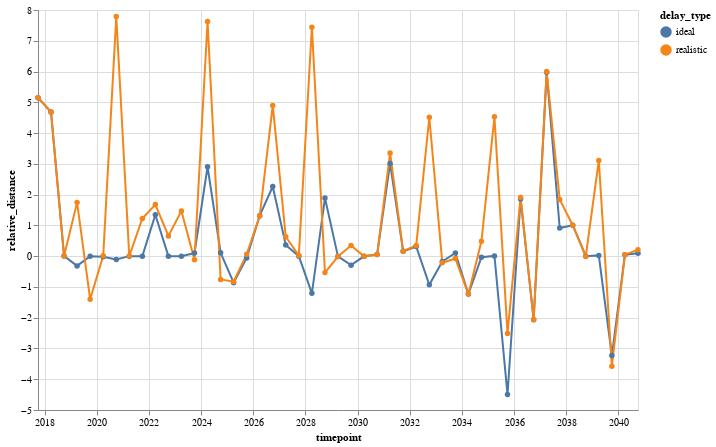

Write notebook code for a chart like this one.
### Code cell
alt.Chart(distances_relative_to_no_delay).mark_line(point=True).encode(
    x="timepoint:T",
    y="relative_distance:Q",
    color="delay_type:N",
    tooltip=["timepoint:T", "delay_type:N", "relative_distance:Q"],
).properties(
    width=600,
    height=400,
)

### Figure 1 — Vega-Lite specification as saved in the notebook (floating-point values rounded to 4 significant figures)
{"config": {"view": {"continuousWidth": 400, "continuousHeight": 300}}, "data": {"name": "data-c6c06d8a8bfe1377f6f8a26bce7c2847"}, "mark": {"type": "line", "point": true}, "encoding": {"color": {"field": "delay_type", "type": "nominal"}, "tooltip": [{"field": "timepoint", "type": "temporal"}, {"field": "delay_type", "type": "nominal"}, {"field": "relative_distance", "type": "quantitative"}], "x": {"field": "timepoint", "type": "temporal"}, "y": {"field": "relative_distance", "type": "quantitative"}}, "height": 400, "width": 600, "$schema": "https://vega.github.io/schema/vega-lite/v4.17.0.json", "datasets": {"data-c6c06d8a8bfe1377f6f8a26bce7c2847": [{"timepoint": "2017-10-01T00:00:00", "delay_type": "ideal", "relative_distance": 5.151}, {"timepoint": "2018-04-01T00:00:00", "delay_type": "ideal", "relative_distance": 4.685}, {"timepoint": "2018-10-01T00:00:00", "delay_type": "ideal", "relative_distance": 0.003812}, {"timepoint": "2019-04-01T00:00:00", "delay_type": "ideal", "relative_distance": -0.3163}, {"timepoint": "2019-10-01T00:00:00", "delay_type": "ideal", "relative_distance": -0.0004911}, {"timepoint": "2020-04-01T00:00:00", "delay_type": "ideal", "relative_distance": -0.01934}, {"timepoint": "2020-10-01T00:00:00", "delay_type": "ideal", "relative_distance": -0.1098}, {"timepoint": "2021-04-01T00:00:00", "delay_type": "ideal", "relative_distance": -9.346e-05}, {"timepoint": "2021-10-01T00:00:00", "delay_type": "ideal", "relative_distance": 0.0}, {"timepoint": "2022-04-01T00:00:00", "delay_type": "ideal", "relative_distance": 1.345}, {"timepoint": "2022-10-01T00:00:00", "delay_type": "ideal", "relative_distance": 0.0}, {"timepoint": "2023-04-01T00:00:00", "delay_type": "ideal", "relative_distance": 0.0}, {"timepoint": "2023-10-01T00:00:00", "delay_type": "ideal", "relative_distance": 0.1005}, {"timepoint": "2024-04-01T00:00:00", "delay_type": "ideal", "relative_distance": 2.906}, {"timepoint": "2024-10-01T00:00:00", "delay_type": "ideal", "relative_distance": 0.1098}, {"timepoint": "2025-04-01T00:00:00", "delay_type": "ideal", "relative_distance": -0.8648}, {"timepoint": "2025-10-01T00:00:00", "delay_type": "ideal", "relative_distance": -0.05652}, {"timepoint": "2026-04-01T00:00:00", "delay_type": "ideal", "relative_distance": 1.315}, {"timepoint": "2026-10-01T00:00:00", "delay_type": "ideal", "relative_distance": 2.263}, {"timepoint": "2027-04-01T00:00:00", "delay_type": "ideal", "relative_distance": 0.3626}, {"timepoint": "2027-10-01T00:00:00", "delay_type": "ideal", "relative_distance": -1.907e-05}, {"timepoint": "2028-04-01T00:00:00", "delay_type": "ideal", "relative_distance": -1.208}, {"timepoint": "2028-10-01T00:00:00", "delay_type": "ideal", "relative_distance": 1.887}, {"timepoint": "2029-04-01T00:00:00", "delay_type": "ideal", "relative_distance": -0.009725}, {"timepoint": "2029-10-01T00:00:00", "delay_type": "ideal", "relative_distance": -0.2922}, {"timepoint": "2030-04-01T00:00:00", "delay_type": "ideal", "relative_distance": -0.005614}, {"timepoint": "2030-10-01T00:00:00", "delay_type": "ideal", "relative_distance": 0.0522}, {"timepoint": "2031-04-01T00:00:00", "delay_type": "ideal", "relative_distance": 3.015}, {"timepoint": "2031-10-01T00:00:00", "delay_type": "ideal", "relative_distance": 0.1585}, {"timepoint": "2032-04-01T00:00:00", "delay_type": "ideal", "relative_distance": 0.311}, {"timepoint": "2032-10-01T00:00:00", "delay_type": "ideal", "relative_distance": -0.9278}, {"timepoint": "2033-04-01T00:00:00", "delay_type": "ideal", "relative_distance": -0.1726}, {"timepoint": "2033-10-01T00:00:00", "delay_type": "ideal", "relative_distance": 0.1034}, {"timepoint": "2034-04-01T00:00:00", "delay_type": "ideal", "relative_distance": -1.23}, {"timepoint": "2034-10-01T00:00:00", "delay_type": "ideal", "relative_distance": -0.03589}, {"timepoint": "2035-04-01T00:00:00", "delay_type": "ideal", "relative_distance": 0.007087}, {"timepoint": "2035-10-01T00:00:00", "delay_type": "ideal", "relative_distance": -4.497}, {"timepoint": "2036-04-01T00:00:00", "delay_type": "ideal", "relative_distance": 1.859}, {"timepoint": "2036-10-01T00:00:00", "delay_type": "ideal", "relative_distance": -2.066}, {"timepoint": "2037-04-01T00:00:00", "delay_type": "ideal", "relative_distance": 5.98}, {"timepoint": "2037-10-01T00:00:00", "delay_type": "ideal", "relative_distance": 0.9151}, {"timepoint": "2038-04-01T00:00:00", "delay_type": "ideal", "relative_distance": 1.006}, {"timepoint": "2038-10-01T00:00:00", "delay_type": "ideal", "relative_distance": 0.000433}, {"timepoint": "2039-04-01T00:00:00", "delay_type": "ideal", "relative_distance": 0.02372}, {"timepoint": "2039-10-01T00:00:00", "delay_type": "ideal", "relative_distance": -3.23}, {"timepoint": "2040-04-01T00:00:00", "delay_type": "ideal", "relative_distance": 0.0458}, {"timepoint": "2040-10-01T00:00:00", "delay_type": "ideal", "relative_distance": 0.09415}, {"timepoint": "2017-10-01T00:00:00", "delay_type": "realistic", "relative_distance": 5.151}, {"timepoint": "2018-04-01T00:00:00", "delay_type": "realistic", "relative_distance": 4.685}, {"timepoint": "2018-10-01T00:00:00", "delay_type": "realistic", "relative_distance": 0.005311}, {"timepoint": "2019-04-01T00:00:00", "delay_type": "realistic", "relative_distance": 1.748}, {"timepoint": "2019-10-01T00:00:00", "delay_type": "realistic", "relative_distance": -1.399}, {"timepoint": "2020-04-01T00:00:00", "delay_type": "realistic", "relative_distance": 0.01026}, {"timepoint": "2020-10-01T00:00:00", "delay_type": "realistic", "relative_distance": 7.788}, {"timepoint": "2021-04-01T00:00:00", "delay_type": "realistic", "relative_distance": 0.002253}, {"timepoint": "2021-10-01T00:00:00", "delay_type": "realistic", "relative_distance": 1.225}, {"timepoint": "2022-04-01T00:00:00", "delay_type": "realistic", "relative_distance": 1.675}, {"timepoint": "2022-10-01T00:00:00", "delay_type": "realistic", "relative_distance": 0.6556}, {"timepoint": "2023-04-01T00:00:00", "delay_type": "realistic", "relative_distance": 1.468}, {"timepoint": "2023-10-01T00:00:00", "delay_type": "realistic", "relative_distance": -0.1172}, {"timepoint": "2024-04-01T00:00:00", "delay_type": "realistic", "relative_distance": 7.625}, {"timepoint": "2024-10-01T00:00:00", "delay_type": "realistic", "relative_distance": -0.7559}, {"timepoint": "2025-04-01T00:00:00", "delay_type": "realistic", "relative_distance": -0.8312}, {"timepoint": "2025-10-01T00:00:00", "delay_type": "realistic", "relative_distance": 0.05882}, {"timepoint": "2026-04-01T00:00:00", "delay_type": "realistic", "relative_distance": 1.304}, {"timepoint": "2026-10-01T00:00:00", "delay_type": "realistic", "relative_distance": 4.9}, {"timepoint": "2027-04-01T00:00:00", "delay_type": "realistic", "relative_distance": 0.6309}, {"timepoint": "2027-10-01T00:00:00", "delay_type": "realistic", "relative_distance": 0.02185}, {"timepoint": "2028-04-01T00:00:00", "delay_type": "realistic", "relative_distance": 7.441}, {"timepoint": "2028-10-01T00:00:00", "delay_type": "realistic", "relative_distance": -0.535}, {"timepoint": "2029-04-01T00:00:00", "delay_type": "realistic", "relative_distance": -0.01175}, {"timepoint": "2029-10-01T00:00:00", "delay_type": "realistic", "relative_distance": 0.3459}, {"timepoint": "2030-04-01T00:00:00", "delay_type": "realistic", "relative_distance": -0.005614}, {"timepoint": "2030-10-01T00:00:00", "delay_type": "realistic", "relative_distance": 0.0529}, {"timepoint": "2031-04-01T00:00:00", "delay_type": "realistic", "relative_distance": 3.35}, {"timepoint": "2031-10-01T00:00:00", "delay_type": "realistic", "relative_distance": 0.1586}, {"timepoint": "2032-04-01T00:00:00", "delay_type": "realistic", "relative_distance": 0.3492}, {"timepoint": "2032-10-01T00:00:00", "delay_type": "realistic", "relative_distance": 4.515}, {"timepoint": "2033-04-01T00:00:00", "delay_type": "realistic", "relative_distance": -0.2159}, {"timepoint": "2033-10-01T00:00:00", "delay_type": "realistic", "relative_distance": -0.07806}, {"timepoint": "2034-04-01T00:00:00", "delay_type": "realistic", "relative_distance": -1.233}, {"timepoint": "2034-10-01T00:00:00", "delay_type": "realistic", "relative_distance": 0.4838}, {"timepoint": "2035-04-01T00:00:00", "delay_type": "realistic", "relative_distance": 4.529}, {"timepoint": "2035-10-01T00:00:00", "delay_type": "realistic", "relative_distance": -2.511}, {"timepoint": "2036-04-01T00:00:00", "delay_type": "realistic", "relative_distance": 1.909}, {"timepoint": "2036-10-01T00:00:00", "delay_type": "realistic", "relative_distance": -2.059}, {"timepoint": "2037-04-01T00:00:00", "delay_type": "realistic", "relative_distance": 5.998}, {"timepoint": "2037-10-01T00:00:00", "delay_type": "realistic", "relative_distance": 1.842}, {"timepoint": "2038-04-01T00:00:00", "delay_type": "realistic", "relative_distance": 1.006}, {"timepoint": "2038-10-01T00:00:00", "delay_type": "realistic", "relative_distance": 0.000433}, {"timepoint": "2039-04-01T00:00:00", "delay_type": "realistic", "relative_distance": 3.111}, {"timepoint": "2039-10-01T00:00:00", "delay_type": "realistic", "relative_distance": -3.576}, {"timepoint": "2040-04-01T00:00:00", "delay_type": "realistic", "relative_distance": 0.04953}, {"timepoint": "2040-10-01T00:00:00", "delay_type": "realistic", "relative_distance": 0.2117}]}}
